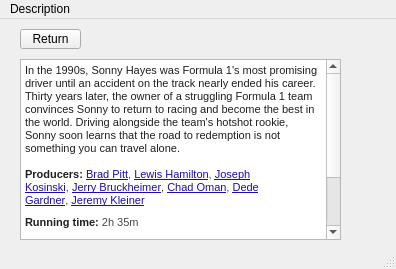
<?xml version="1.0" encoding="UTF-8"?>
<ui version="4.0">
 <class>MainWindow</class>
 <widget class="QMainWindow" name="MainWindow">
  <property name="geometry">
   <rect>
    <x>0</x>
    <y>0</y>
    <width>396</width>
    <height>269</height>
   </rect>
  </property>
  <property name="windowTitle">
   <string>MainWindow</string>
  </property>
  <widget class="QWidget" name="centralwidget">
   <widget class="QTextEdit" name="textEdit">
    <property name="geometry">
     <rect>
      <x>20</x>
      <y>40</y>
      <width>321</width>
      <height>181</height>
     </rect>
    </property>
    <property name="html">
     <string>&lt;!DOCTYPE HTML PUBLIC &quot;-//W3C//DTD HTML 4.0//EN&quot; &quot;http://www.w3.org/TR/REC-html40/strict.dtd&quot;&gt;
&lt;html&gt;&lt;head&gt;&lt;meta name=&quot;qrichtext&quot; content=&quot;1&quot; /&gt;&lt;style type=&quot;text/css&quot;&gt;
p, li { white-space: pre-wrap; }
&lt;/style&gt;&lt;/head&gt;&lt;body style=&quot; font-family:'MS Shell Dlg 2'; font-size:8pt; font-weight:400; font-style:normal;&quot;&gt;
&lt;p style=&quot; margin-top:0px; margin-bottom:0px; margin-left:0px; margin-right:0px; -qt-block-indent:0; text-indent:0px;&quot;&gt;&lt;span style=&quot; font-family:'Google Sans,Arial,sans-serif'; color:#1f1f1f; background-color:#ffffff;&quot;&gt;In the 1990s, Sonny Hayes was Formula 1's most promising driver until an accident on the track nearly ended his career. Thirty years later, the owner of a struggling Formula 1 team convinces Sonny to return to racing and become the best in the world. Driving alongside the team's hotshot rookie, Sonny soon learns that the road to redemption is not something you can travel alone.&lt;/span&gt;&lt;/p&gt;
&lt;p style=&quot;-qt-paragraph-type:empty; margin-top:0px; margin-bottom:0px; margin-left:0px; margin-right:0px; -qt-block-indent:0; text-indent:0px; font-family:'Google Sans,Arial,sans-serif'; color:#1f1f1f;&quot;&gt;&lt;br /&gt;&lt;/p&gt;
&lt;p style=&quot; margin-top:0px; margin-bottom:0px; margin-left:0px; margin-right:0px; -qt-block-indent:0; text-indent:0px;&quot;&gt;&lt;span style=&quot; font-family:'Arial,sans-serif'; font-weight:696; color:#1f1f1f;&quot;&gt;Producers: &lt;/span&gt;&lt;a href=&quot;https://www.google.com/search?sca_esv=ccc88b753bb383cd&amp;amp;rlz=1C1CHZN_enPK1149PK1149&amp;amp;sxsrf=AE3TifPUyNadKSyOBaBVOfXjWzYp_xJ5GA:1758524154283&amp;amp;q=Brad+Pitt&amp;amp;si=AMgyJEvmed8FkyEkpEJ8jfGhZkakcy5kQho_c4G-QJRdklshMhaCYsSU-jVC8W-MUGHOSiYzoFcH45DPKrUTiYS2MacMAUNMckTcpXvA6FZZzKM9ONPoTqQcontN4IMWqwWwYiVjD2L_ZuU3nK6HW_gE7UNUUDi2cPyXw2x8zkonMsgri8yCOk_P4HQOIbimhBHvDUNKOlxbbiE7seHX8bySZGpJBxg7_mOyLxe1esZNIGNgX5i-SETMc5amY4Jvb-wEPZyth-hiGTuXeku45Nd4ZDwe-UJXxQ%3D%3D&amp;amp;sa=X&amp;amp;ved=2ahUKEwiw4a385OuPAxWdVfEDHegJCHkQmxN6BAgaEAI&quot;&gt;&lt;span style=&quot; font-family:'Arial,sans-serif'; text-decoration: underline; color:#1a0dab;&quot;&gt;Brad Pitt&lt;/span&gt;&lt;/a&gt;&lt;span style=&quot; font-family:'Arial,sans-serif'; color:#474747;&quot;&gt;, &lt;/span&gt;&lt;a href=&quot;https://www.google.com/search?sca_esv=ccc88b753bb383cd&amp;amp;rlz=1C1CHZN_enPK1149PK1149&amp;amp;sxsrf=AE3TifPUyNadKSyOBaBVOfXjWzYp_xJ5GA:1758524154283&amp;amp;q=Lewis+Hamilton&amp;amp;si=AMgyJEveiRpRWbYSNPkEPxCUbItHSvun4xkRgDDPLmrOjDx35B-1mXTKO1CU8cG2e-AYu9IrKDORseTpr_vB5vsdGK_yMryWMqODkUniWQKUQ0mw2ogiu89Q4Hpcf2M5xoaa9R4XgNmBdZwHE2Xr7cJyKby8NWHIQ1cSbwQCfKwoCH1T15I1nL2qkoEgYireivku0pD9faS-1rjwo0W5NqiqV3nIQuhMatp-kB3cejQeMuSzqh6juWg9LbWzQ_TJgWI0dBpshcZHCUzgBG4Z1buy-cSsZgdsKm5toNsUJa4zWBAw8qrmyo4%3D&amp;amp;sa=X&amp;amp;ved=2ahUKEwiw4a385OuPAxWdVfEDHegJCHkQmxN6BAgaEAM&quot;&gt;&lt;span style=&quot; font-family:'Arial,sans-serif'; text-decoration: underline; color:#1a0dab;&quot;&gt;Lewis Hamilton&lt;/span&gt;&lt;/a&gt;&lt;span style=&quot; font-family:'Arial,sans-serif'; color:#474747;&quot;&gt;, &lt;/span&gt;&lt;a href=&quot;https://www.google.com/search?sca_esv=ccc88b753bb383cd&amp;amp;rlz=1C1CHZN_enPK1149PK1149&amp;amp;sxsrf=AE3TifPUyNadKSyOBaBVOfXjWzYp_xJ5GA:1758524154283&amp;amp;q=Joseph+Kosinski&amp;amp;si=AMgyJEtRPX4ld4pdQeltMBlsXK6YnLg9be4xryEBJwXFHLOO-KKFN5PHB5v5aEkuJZRzozRKthDsFVYrHVKCwWEfQ-fhPj8kYEqjvAU4F-dnNJ6RuVIQUPAzuG-5mN8tEEl5q_tuIW6FQvqqWpmZ6UdwMCRs9ZV3Z36tDtqSvYmObe1H-QA1cKprGjceN4E61HtE560X_ts68JPZbFV6xSLhMo_obYtxk7Br8x8_THaiAMWdDo92JJGTbxfGr2TE0owdAuj2Bb7t9f4MFu2_C4uEoxZp7oGfU5Gn1ObLCSkHZIEoN2BNNVE%3D&amp;amp;sa=X&amp;amp;ved=2ahUKEwiw4a385OuPAxWdVfEDHegJCHkQmxN6BAgaEAQ&quot;&gt;&lt;span style=&quot; font-family:'Arial,sans-serif'; text-decoration: underline; color:#1a0dab;&quot;&gt;Joseph Kosinski&lt;/span&gt;&lt;/a&gt;&lt;span style=&quot; font-family:'Arial,sans-serif'; color:#474747;&quot;&gt;, &lt;/span&gt;&lt;a href=&quot;https://www.google.com/search?sca_esv=ccc88b753bb383cd&amp;amp;rlz=1C1CHZN_enPK1149PK1149&amp;amp;sxsrf=AE3TifPUyNadKSyOBaBVOfXjWzYp_xJ5GA:1758524154283&amp;amp;q=Jerry+Bruckheimer&amp;amp;si=AMgyJEveiRpRWbYSNPkEPxCUbItHSvun4xkRgDDPLmrOjDx35AEEjY8S0C5AjXkjFmPpB01kXRM9JeJGpWYWtt3uE5WDLVFGthg0cQF2hBmm5mkBy1hOTbyL2zh8f9J83OgENO75MxbepYFYWf7DmS-dvSdsuZRhw-Pr-CpluhNmX-zY1DdzouAKC9N7xhkD3QS--h61TVM_DQVp52n8RpSRul0p-wmUz156ezNhY21zFxafz-_FnadFeSgNm_mTL65pvXzVKsZhpbT1aDnnKJQ6knDOL6eeW90WK6IyL_3-IRGRQ5Onqeg%3D&amp;amp;sa=X&amp;amp;ved=2ahUKEwiw4a385OuPAxWdVfEDHegJCHkQmxN6BAgaEAU&quot;&gt;&lt;span style=&quot; font-family:'Arial,sans-serif'; text-decoration: underline; color:#1a0dab;&quot;&gt;Jerry Bruckheimer&lt;/span&gt;&lt;/a&gt;&lt;span style=&quot; font-family:'Arial,sans-serif'; color:#474747;&quot;&gt;, &lt;/span&gt;&lt;a href=&quot;https://www.google.com/search?sca_esv=ccc88b753bb383cd&amp;amp;rlz=1C1CHZN_enPK1149PK1149&amp;amp;sxsrf=AE3TifPUyNadKSyOBaBVOfXjWzYp_xJ5GA:1758524154283&amp;amp;q=Chad+Oman&amp;amp;si=AMgyJEveiRpRWbYSNPkEPxCUbItHSvun4xkRgDDPLmrOjDx35BhR1gtyHKVahxi0ZsvjViJy_7lFjrGvHPBohMsnTho0-3rz36NghxJIHO1K4Yrn2JpLk6avm6ULAXmd1sXf2Y9PLcEQB-qIivsAvFam9efAan85z1S4GwvxwD3WbZ1HEHWDTbmXAM1pprQon9gc-T0ccZwK17e-FZ1arJtxILv5fICZanjU6eS7RrMIVfJRayzTf1nfPZG_cA1aziNCcdXCFZJUdS8Q8s8dHezR1bHeT7_F1A%3D%3D&amp;amp;sa=X&amp;amp;ved=2ahUKEwiw4a385OuPAxWdVfEDHegJCHkQmxN6BAgaEAY&quot;&gt;&lt;span style=&quot; font-family:'Arial,sans-serif'; text-decoration: underline; color:#1a0dab;&quot;&gt;Chad Oman&lt;/span&gt;&lt;/a&gt;&lt;span style=&quot; font-family:'Arial,sans-serif'; color:#474747;&quot;&gt;, &lt;/span&gt;&lt;a href=&quot;https://www.google.com/search?sca_esv=ccc88b753bb383cd&amp;amp;rlz=1C1CHZN_enPK1149PK1149&amp;amp;sxsrf=AE3TifPUyNadKSyOBaBVOfXjWzYp_xJ5GA:1758524154283&amp;amp;q=Dede+Gardner&amp;amp;si=AMgyJEveiRpRWbYSNPkEPxCUbItHSvun4xkRgDDPLmrOjDx35BDFPMX0QHhv0nD6MIJFcvMW0FLNkBhFsl8xkCbYUUDS95lyeihrF2HM2VvUigiDuFQDtSHyiKOu5hlvJzUWmXN-6kG9lszQ7uvzZmsC47X-owLhl8t26C_5pJEgvcOqsLw0iL59mZ7GryaOavCUJH40V385RcA60oYPoMNGIm-Yy3CXgp1-_VwBQjB3FXFSb1GRy2qmmmt0FQHAtRtCXCCnnR-AdWyj7YQZAjDEhsSfgVN6kxsVOvm4P-UF0kLj2mmNKx4%3D&amp;amp;sa=X&amp;amp;ved=2ahUKEwiw4a385OuPAxWdVfEDHegJCHkQmxN6BAgaEAc&quot;&gt;&lt;span style=&quot; font-family:'Arial,sans-serif'; text-decoration: underline; color:#1a0dab;&quot;&gt;Dede Gardner&lt;/span&gt;&lt;/a&gt;&lt;span style=&quot; font-family:'Arial,sans-serif'; color:#474747;&quot;&gt;, &lt;/span&gt;&lt;a href=&quot;https://www.google.com/search?sca_esv=ccc88b753bb383cd&amp;amp;rlz=1C1CHZN_enPK1149PK1149&amp;amp;sxsrf=AE3TifPUyNadKSyOBaBVOfXjWzYp_xJ5GA:1758524154283&amp;amp;q=Jeremy+Kleiner&amp;amp;si=AMgyJEtRPX4ld4pdQeltMBlsXK6YnLg9be4xryEBJwXFHLOO-DnFFpDupDgjFwfcAbVRNd7kqAFwnOuMqEH_2KqYb8FvLosBrsZ3OMk7l0tvbaa7lh561rda3wPUQKVDStECDD6lQ9entyregQOBzTYOci0_RczeX5cEkMprm3AbiFqtOER_gIgAa7ugY8DvrwUocWDeqBdARhX3OYSf640CK6grzoH_kF0wOixacU5BBUyUfmJVBXHbX7lIFaQwC-NFAnQG9vDCbr9QsdOJKOYAaUS6UC9ukIBTtjVrf1dDRUqJuzuzaiE%3D&amp;amp;sa=X&amp;amp;ved=2ahUKEwiw4a385OuPAxWdVfEDHegJCHkQmxN6BAgaEAg&quot;&gt;&lt;span style=&quot; font-family:'Arial,sans-serif'; text-decoration: underline; color:#1a0dab;&quot;&gt;Jeremy Kleiner&lt;/span&gt;&lt;/a&gt;&lt;/p&gt;
&lt;p style=&quot; margin-top:0px; margin-bottom:0px; margin-left:0px; margin-right:0px; -qt-block-indent:0; text-indent:0px; line-height:22px; background-color:#ffffff;&quot;&gt;&lt;span style=&quot; font-family:'Arial,sans-serif'; font-weight:696; color:#1f1f1f;&quot;&gt;Running time: &lt;/span&gt;&lt;span style=&quot; font-family:'Arial,sans-serif'; color:#474747;&quot;&gt;2h 35m&lt;/span&gt;&lt;/p&gt;
&lt;p style=&quot; margin-top:0px; margin-bottom:0px; margin-left:0px; margin-right:0px; -qt-block-indent:0; text-indent:0px; line-height:22px; background-color:#ffffff;&quot;&gt;&lt;span style=&quot; font-family:'Arial,sans-serif'; font-weight:696; color:#1f1f1f;&quot;&gt;Production companies: &lt;/span&gt;&lt;a href=&quot;https://www.google.com/search?sca_esv=ccc88b753bb383cd&amp;amp;rlz=1C1CHZN_enPK1149PK1149&amp;amp;sxsrf=AE3TifPUyNadKSyOBaBVOfXjWzYp_xJ5GA:1758524154283&amp;amp;q=Plan+B+Entertainment&amp;amp;si=AMgyJEtRPX4ld4pdQeltMBlsXK6YnLg9be4xryEBJwXFHLOO-OHP69fIblclH5jdjf7gV-TdPBfHS1XKbPTEGEb8pmO5owSLzCXcCuz8Y_oELy-SBkwP5YjgwqFzZ3T_yq6rhEbhhDfABWC7EI7hCxlC5GS5vrALMKezqjDpSb465sXSBuoheBFkeywSpzOSeBrfnsYv2FVh2B5ntb8PlyAzctN7tbRSw3P00F2LS5JHso-DbzMedmRDrpqPFVt5e31qDwePAw7Xo3fj9E9gIbHopMxG3IT8LP84yvTo55y_a8Lc8PE7ktK1h6vh6peiE_U2JXK-0yB5&amp;amp;sa=X&amp;amp;ved=2ahUKEwiw4a385OuPAxWdVfEDHegJCHkQmxN6BAgeEAI&quot;&gt;&lt;span style=&quot; font-family:'Arial,sans-serif'; text-decoration: underline; color:#1a0dab;&quot;&gt;Plan B Entertainment&lt;/span&gt;&lt;/a&gt;&lt;span style=&quot; font-family:'Arial,sans-serif'; color:#474747;&quot;&gt;, &lt;/span&gt;&lt;a href=&quot;https://www.google.com/search?sca_esv=ccc88b753bb383cd&amp;amp;rlz=1C1CHZN_enPK1149PK1149&amp;amp;sxsrf=AE3TifPUyNadKSyOBaBVOfXjWzYp_xJ5GA:1758524154283&amp;amp;q=Dawn+Apollo+Films&amp;amp;si=AMgyJEs9DArPE9xmb5yVYVjpG4jqWDEKSIpCRSjmm88XZWnGNZm6Ad--BHZ9cbalDfVljH5qKSlhgRkyVjTJ0fjB-gZaoXPI59S6n7e3iCZmE-E3_gNWInv6iBcs2b8llhlIB9xbDtgdn5ny9jhPJcQ0tiE85Xiknjap-p0SRqhIWgc46HbMHygPXtDqibDPu0xhPudCTpXPqLd2BhLDPvWPkk2koVG9IPjjrMUBccSQHbQ19ar16N0g8RlyVDfNUmctsWsvMAuz-SoGT5v6hzHvkNpFrIuI_COPCZTx-ylKPJA2NlwdOW-cH6HdbFf42i36U0qwGl5C&amp;amp;sa=X&amp;amp;ved=2ahUKEwiw4a385OuPAxWdVfEDHegJCHkQmxN6BAgeEAM&quot;&gt;&lt;span style=&quot; font-family:'Arial,sans-serif'; text-decoration: underline; color:#1a0dab;&quot;&gt;Dawn Apollo Films&lt;/span&gt;&lt;/a&gt;&lt;span style=&quot; font-family:'Arial,sans-serif'; color:#474747;&quot;&gt;, &lt;/span&gt;&lt;a href=&quot;https://www.google.com/search?sca_esv=ccc88b753bb383cd&amp;amp;rlz=1C1CHZN_enPK1149PK1149&amp;amp;sxsrf=AE3TifPUyNadKSyOBaBVOfXjWzYp_xJ5GA:1758524154283&amp;amp;q=Jerry+Bruckheimer+Films&amp;amp;si=AMgyJEtRPX4ld4pdQeltMBlsXK6YnLg9be4xryEBJwXFHLOO-Gw8zbttDugjPRsejnqlsgJi9imstf4h1DAFw2rS_B8CU2ogPS5jE9gKqgUL_xazspqezhdbFzy8oOQ0hTz5Vz1kZJkFqaH8ASLis2oHV0Exa-NEWxTuh5AOonMbfvUQooxjwXdRhNthiALQbui8SgGwx-w0HDR75xLy6ffSC8JuwpSIVKClymJBqiGhU88iz_NYRGc61vjSrKLc4XzSp5495FTDXHm7acdiRs7qvxP_rcrERlU1ID4raLs9nqyd4gaFwRpAeDCvy2D4CoumJQDQcSvp&amp;amp;sa=X&amp;amp;ved=2ahUKEwiw4a385OuPAxWdVfEDHegJCHkQmxN6BAgeEAQ&quot;&gt;&lt;span style=&quot; font-family:'Arial,sans-serif'; text-decoration: underline; color:#1a0dab;&quot;&gt;Jerry Bruckheimer Films&lt;/span&gt;&lt;/a&gt;&lt;span style=&quot; font-family:'Arial,sans-serif'; color:#474747;&quot;&gt;, &lt;/span&gt;&lt;a href=&quot;https://www.google.com/search?sca_esv=ccc88b753bb383cd&amp;amp;rlz=1C1CHZN_enPK1149PK1149&amp;amp;sxsrf=AE3TifPUyNadKSyOBaBVOfXjWzYp_xJ5GA:1758524154283&amp;amp;q=Apple+Studios&amp;amp;si=AMgyJEs9DArPE9xmb5yVYVjpG4jqWDEKSIpCRSjmm88XZWnGNaCafplnUUhHwy9rqszdMDBX-kGmHzUTSPBCsT2OBLRn8utVGG6kJRK_1UcHT_lYSugTQ1MmCQKVcp5BCZkf5gCRnKpc332twY7ecNKPSV2y_LilCbgyCeG4YbVCE8ntC8D3NHA1VJ5quJ4T105ncMTWfDZqPwMBvbjV2zLkXU3KtkfTAONLsZxYDjEtPQq1uStQx1a_TexqURgGdRke_MBO2gjYVKGsN6oVILUyGZNP4-P_rV0vfk5eBkvlxOwKKjOqyEdKxrCI2DZm4pyNzoj9Tvdq&amp;amp;sa=X&amp;amp;ved=2ahUKEwiw4a385OuPAxWdVfEDHegJCHkQmxN6BAgeEAU&quot;&gt;&lt;span style=&quot; font-family:'Arial,sans-serif'; text-decoration: underline; color:#1a0dab;&quot;&gt;Apple Studios&lt;/span&gt;&lt;/a&gt;&lt;span style=&quot; font-family:'Arial,sans-serif'; color:#474747;&quot;&gt;, &lt;/span&gt;&lt;a href=&quot;https://www.google.com/search?sca_esv=ccc88b753bb383cd&amp;amp;rlz=1C1CHZN_enPK1149PK1149&amp;amp;sxsrf=AE3TifPUyNadKSyOBaBVOfXjWzYp_xJ5GA:1758524154283&amp;amp;q=Monolith+Pictures&amp;amp;si=AMgyJEs9DArPE9xmb5yVYVjpG4jqWDEKSIpCRSjmm88XZWnGNePeJ--Rn5Rk1HJU55ctN0J_yhNlOeNPpBVg9DePvls4zUfEk36yC8UVxHPf3E2CJGWJ1Fr6b_Dqro6cqFnKQogrpbHIRB-tiCeq2G2_yopf1sp5x81HprUTT6Shv0SXvgP65Rh3kJ0KUiFaOPhDWqcoT-jTk0gXCtfcywtfXhHkQgTgX-jJCqJ-BNsIHxoPASWEc_NbpGtXYRN882-CY6kcBa_ICHBHJI5NK7dq2786LNQdBqDa4RL0eGmOfuojjVczGuTIrZETJWc31OdCXgpRQ1JZ&amp;amp;sa=X&amp;amp;ved=2ahUKEwiw4a385OuPAxWdVfEDHegJCHkQmxN6BAgeEAY&quot;&gt;&lt;span style=&quot; font-family:'Arial,sans-serif'; text-decoration: underline; color:#1a0dab;&quot;&gt;Monolith Pictures&lt;/span&gt;&lt;/a&gt;&lt;/p&gt;
&lt;p style=&quot; margin-top:0px; margin-bottom:0px; margin-left:0px; margin-right:0px; -qt-block-indent:0; text-indent:0px; line-height:22px; background-color:#ffffff;&quot;&gt;&lt;span style=&quot; font-family:'Arial,sans-serif'; font-weight:696; color:#1f1f1f;&quot;&gt;Distributed by: &lt;/span&gt;&lt;a href=&quot;https://www.google.com/search?sca_esv=ccc88b753bb383cd&amp;amp;rlz=1C1CHZN_enPK1149PK1149&amp;amp;sxsrf=AE3TifPUyNadKSyOBaBVOfXjWzYp_xJ5GA:1758524154283&amp;amp;q=Apple&amp;amp;si=AMgyJEsDiSRjWbqzYFj-WWva_AB38rmr0hlaV8lJ7y-WQYnYXyP-9_zr04G7wq0XAj9lnBBmG9siy54pHamStYGHlmdvsOIyu2eG4uOO9LzGpOL3deSbvpO6N_iyKoL-pfg1N3EoOKHZ0-arzQ4NTir-KYEaq_7gHij6dkuFSRHYeGg9Q5-Io_HQbrjFMUp5c5MByKnRAYsi&amp;amp;sa=X&amp;amp;ved=2ahUKEwiw4a385OuPAxWdVfEDHegJCHkQmxN6BAglEAI&quot;&gt;&lt;span style=&quot; font-family:'Arial,sans-serif'; text-decoration: underline; color:#1a0dab;&quot;&gt;Apple&lt;/span&gt;&lt;/a&gt;&lt;span style=&quot; font-family:'Arial,sans-serif'; color:#474747;&quot;&gt;, &lt;/span&gt;&lt;a href=&quot;https://www.google.com/search?sca_esv=ccc88b753bb383cd&amp;amp;rlz=1C1CHZN_enPK1149PK1149&amp;amp;sxsrf=AE3TifPUyNadKSyOBaBVOfXjWzYp_xJ5GA:1758524154283&amp;amp;q=Apple+TV%2B&amp;amp;si=AMgyJEs9DArPE9xmb5yVYVjpG4jqWDEKSIpCRSjmm88XZWnGNdUYvRn2J6YpICFJXQvjQNEfS96DicK8UsVWODQQGZWayMTcq1_ef3oA9_eW2Z4uEH2BKnZWc0qkC5ABoQY9XDaoqHnyo8vnhN5VSDMdeESJ_3dTmtBnC6HemsGIlWzASwDAS8xvEHR_eQD_o6cpN72IVqVcZ7fClT0Cp8GeF7yKwwyT9w%3D%3D&amp;amp;sa=X&amp;amp;ved=2ahUKEwiw4a385OuPAxWdVfEDHegJCHkQmxN6BAglEAM&quot;&gt;&lt;span style=&quot; font-family:'Arial,sans-serif'; text-decoration: underline; color:#1a0dab;&quot;&gt;Apple TV+&lt;/span&gt;&lt;/a&gt;&lt;span style=&quot; font-family:'Arial,sans-serif'; color:#474747;&quot;&gt;, &lt;/span&gt;&lt;a href=&quot;https://www.google.com/search?sca_esv=ccc88b753bb383cd&amp;amp;rlz=1C1CHZN_enPK1149PK1149&amp;amp;sxsrf=AE3TifPUyNadKSyOBaBVOfXjWzYp_xJ5GA:1758524154283&amp;amp;q=Warner+Bros.+Pictures&amp;amp;si=AMgyJEs9DArPE9xmb5yVYVjpG4jqWDEKSIpCRSjmm88XZWnGNf6Bnw2bmN_Q_JzmkV0-OBFJJU6vt61AGACwcAYNmaPqY1puvV52IeLXmk4aOG7t79V_WvuzKaQWkRIpa8BlA8Y90_a0HZCZWRbuq9wj3UQIbaYStrhjBGmH0VVFd0ujj4uFwhOcrxK_PtatZp0l-FqNVTdHRXkwt6Bstzvt7PSomMhJF5wV7AdsxE7p2bppqjifm9o%3D&amp;amp;sa=X&amp;amp;ved=2ahUKEwiw4a385OuPAxWdVfEDHegJCHkQmxN6BAglEAQ&quot;&gt;&lt;span style=&quot; font-family:'Arial,sans-serif'; text-decoration: underline; color:#1a0dab;&quot;&gt;Warner Bros. Pictures&lt;/span&gt;&lt;/a&gt;&lt;/p&gt;&lt;/body&gt;&lt;/html&gt;</string>
    </property>
   </widget>
   <widget class="QLabel" name="label">
    <property name="geometry">
     <rect>
      <x>100</x>
      <y>10</y>
      <width>191</width>
      <height>131</height>
     </rect>
    </property>
    <property name="styleSheet">
     <string notr="true">image: url(:/newPrefix/images/f1.jfif);</string>
    </property>
    <property name="text">
     <string/>
    </property>
   </widget>
   <widget class="QPushButton" name="pushButton_4">
    <property name="geometry">
     <rect>
      <x>20</x>
      <y>10</y>
      <width>61</width>
      <height>20</height>
     </rect>
    </property>
    <property name="text">
     <string>Return</string>
    </property>
   </widget>
  </widget>
  <widget class="QMenuBar" name="menubar">
   <property name="geometry">
    <rect>
     <x>0</x>
     <y>0</y>
     <width>396</width>
     <height>18</height>
    </rect>
   </property>
   <widget class="QMenu" name="menuDescription">
    <property name="title">
     <string>Description</string>
    </property>
   </widget>
   <addaction name="menuDescription"/>
  </widget>
  <widget class="QStatusBar" name="statusbar"/>
 </widget>
 <resources>
  <include location="../image.qrc"/>
 </resources>
 <connections/>
</ui>
